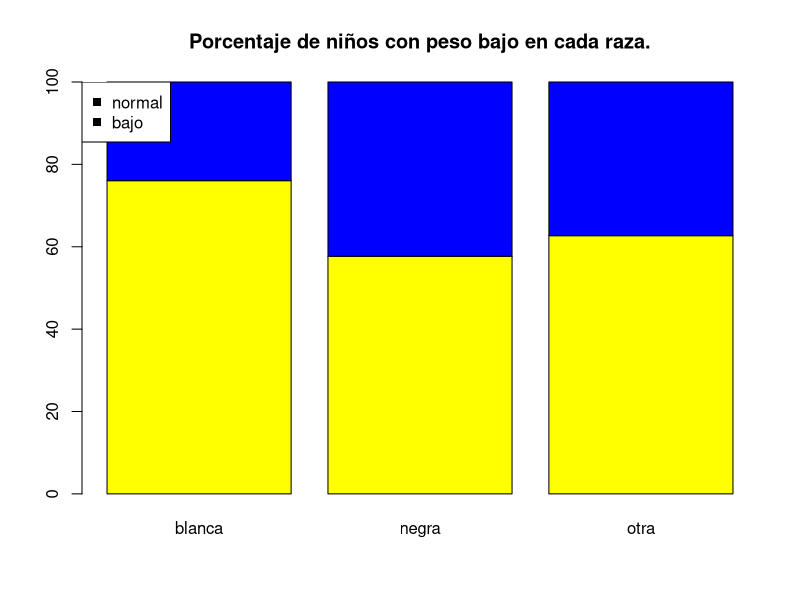
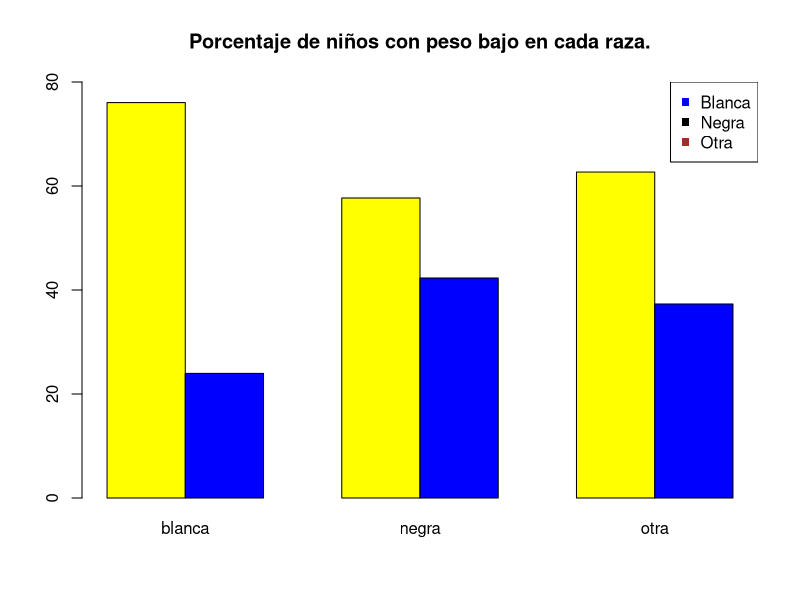
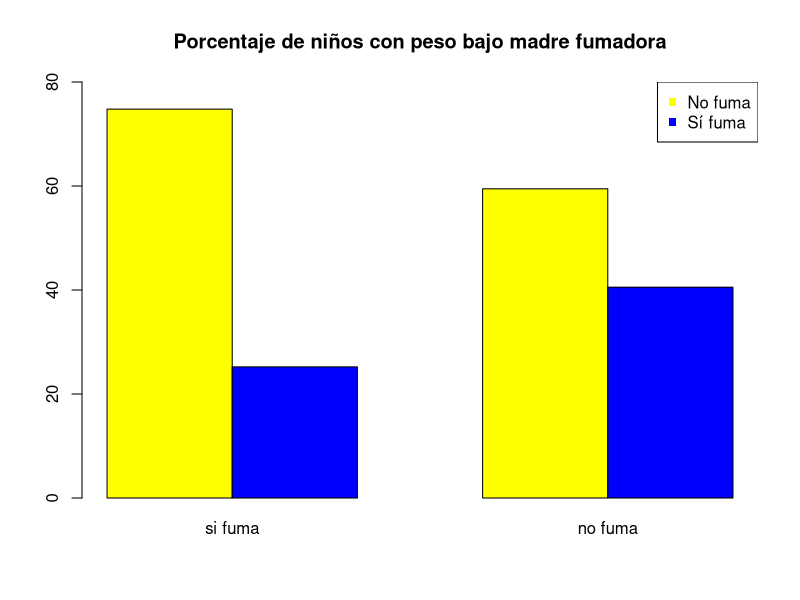
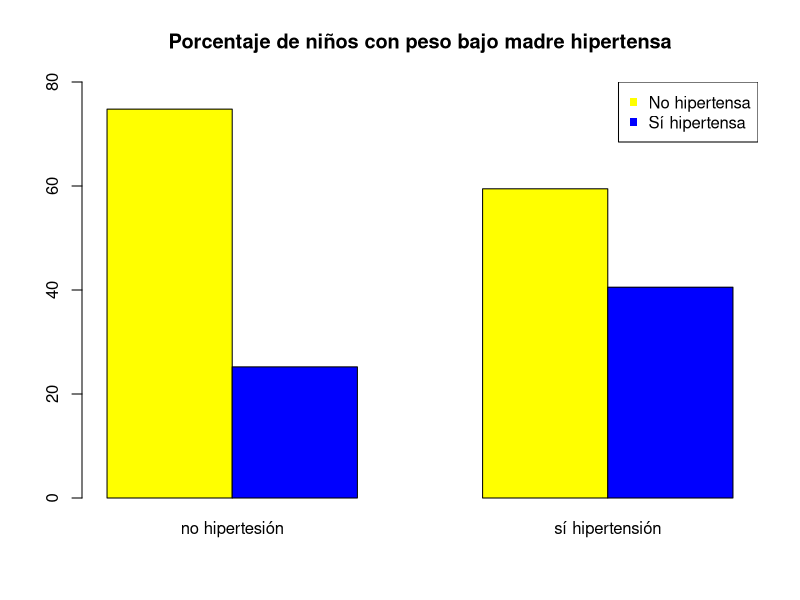
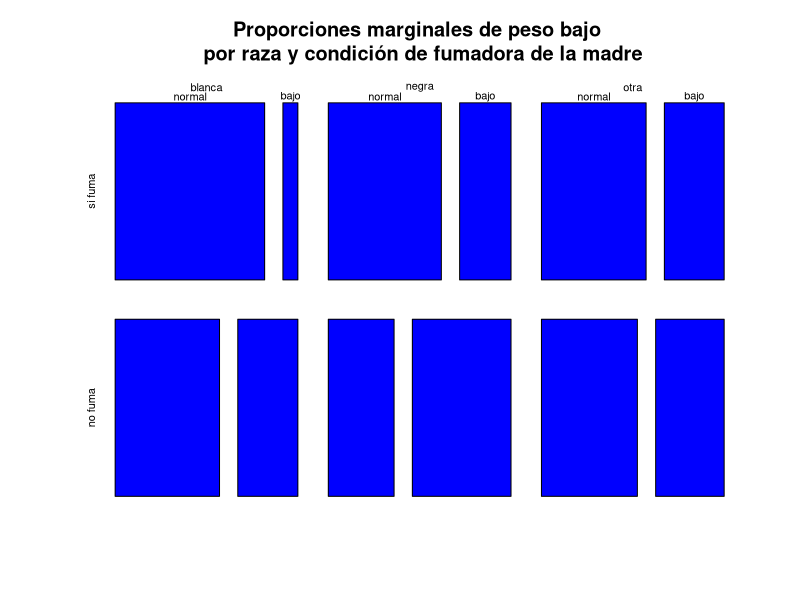
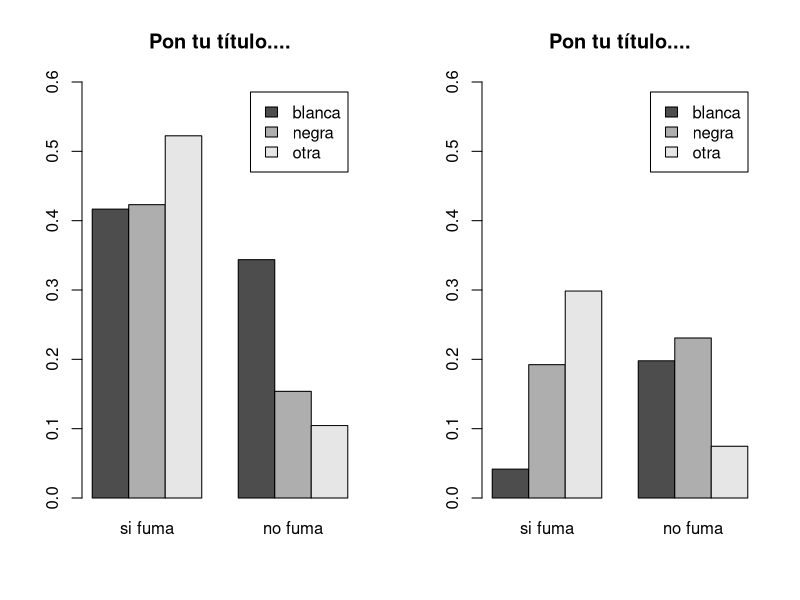
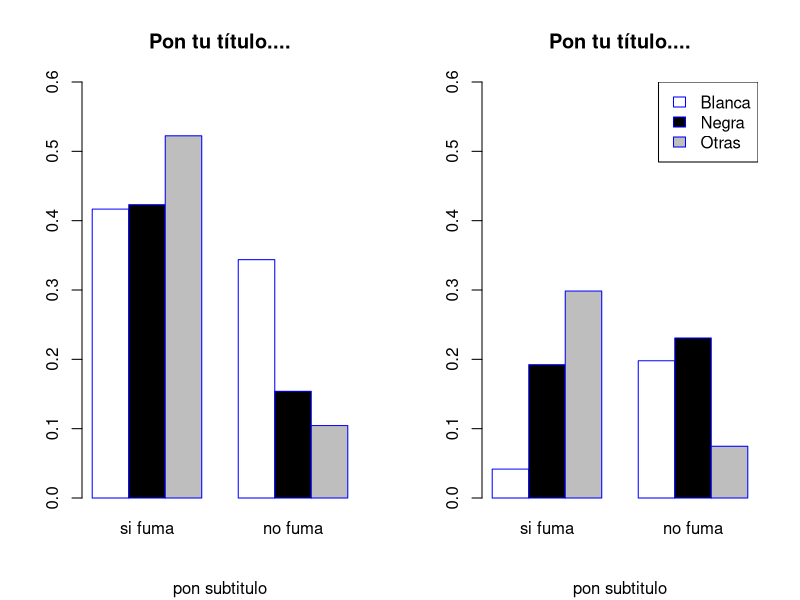

R code for these plots, in order:
## ---- chunk 1
knitr::opts_chunk$set(echo = TRUE)
## ---- chunk 2
#descomentar para instalar 
#install.packages("MASS")
library(MASS)
## ---- chunk 3
#help(birthwt)
## ---- chunk 4
str(birthwt)
## ---- chunk 5
birthwt$low=factor(birthwt$low,labels=c("normal","bajo"))
birthwt$race=factor(birthwt$race,labels=c("blanca","negra","otra"))
birthwt$smoke=factor(birthwt$smoke,labels=c("si fuma","no fuma"))
birthwt$ht=factor(birthwt$smoke,labels=c("no hipertesión","sí hipertensión"))
str(birthwt)
## ---- chunk 6
prop.table(table(birthwt$low,birthwt$race),margin = 2)
100*prop.table(table(birthwt$low,birthwt$race),margin =2)
## ---- chunk 7
barplot(100*prop.table(table(birthwt$low,birthwt$race)
                       ,margin =2),col=c("yellow","blue"),
        main=c("Porcentaje de niños con peso bajo en cada raza."))
legend("topleft",pch=15,legend=c("normal","bajo"),c("yellow","blue"))
## ---- chunk 8
barplot(100*prop.table(table(birthwt$low,birthwt$race),margin =2),
        col=c("yellow","blue"),beside=TRUE,
        main=c("Porcentaje de niños con peso bajo en cada raza."),ylim=c(0,80))
legend("topright",pch=15,legend=c("Blanca","Negra","Otra"),
       col=c("blue","black","brown"))
## ---- chunk 9
barplot(100*prop.table(table(birthwt$low,birthwt$smoke),margin =2),
        col=c("yellow","blue"),beside=TRUE,
        main=c("Porcentaje de niños con peso bajo madre fumadora"),ylim=c(0,80))

legend("topright",pch=15,legend=c("No fuma","Sí fuma"),
       col=c("yellow","blue"))
## ---- chunk 10
barplot(100*prop.table(table(birthwt$low,birthwt$ht),margin =2),
        col=c("yellow","blue"),beside=TRUE,
        main=c("Porcentaje de niños con peso bajo madre hipertensa"),ylim=c(0,80))

legend("topright",pch=15,legend=c("No hipertensa","Sí hipertensa"),
       col=c("yellow","blue"))
## ---- chunk 11
frecuencias_tabla_raza_fumar_peso=
  table(birthwt$race,birthwt$smoke,birthwt$low)
frecuencias_tabla_raza_fumar_peso
proporciones_marginales_raza_fumar=
  prop.table(frecuencias_tabla_raza_fumar_peso,margin = c(1,2))
proporciones_marginales_raza_fumar
## ---- chunk 12
plot(proporciones_marginales_raza_fumar,
     main="Proporciones marginales de peso bajo \n por raza y condición de fumadora de la madre",
     col="blue")
## ---- chunk 13
ftable(proporciones_marginales_raza_fumar)
## ---- chunk 14
par(mfrow=c(1,2))
barplot(prop.table(frecuencias_tabla_raza_fumar_peso, margin=1)[,,1],
        beside=TRUE, legend.text=TRUE, ylim=c(0,0.6),main="Pon tu título....")
barplot(prop.table(frecuencias_tabla_raza_fumar_peso, margin=1)[,,2],
        beside=TRUE, legend.text=TRUE, ylim=c(0,0.6),main="Pon tu título....")
par(mfrow=c(1,1))
## ---- chunk 15
par(mfrow=c(1,2))
barplot(prop.table(frecuencias_tabla_raza_fumar_peso, margin=1)[,,1],
        beside=TRUE,
        ylim=c(0,0.6),
        main="Pon tu título....",
        sub="pon subtitulo",
        col=c("white","black","grey"),
        border="blue")
barplot(prop.table(frecuencias_tabla_raza_fumar_peso, margin=1)[,,2],
        beside=TRUE,
        ylim=c(0,0.6),
        main="Pon tu título....",
        sub="pon subtitulo",
        col=c("white","black","grey"),
        border="blue")
legend("topright",
       legend=c("Blanca","Negra","Otras"),
       border="blue",
      fill=c("white","black","grey"))
par(mfrow=c(1,1))
